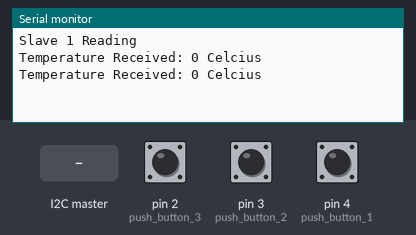
Simulated run of this sketch. Board: Arduino Uno, built with avr-gcc and run on an emulated ATmega328P. Shown: the last lines printed to the serial monitor. Inputs (shaded band) come from the test bench; at power-on: pin 2 (push_button_3) LOW, pin 3 (push_button_2) LOW, pin 4 (push_button_1) LOW. No radio packets arrive unless stated.

Above: at 1.2 s.
1.3 s: the I2C master sends the byte 1
At 2.8 s:
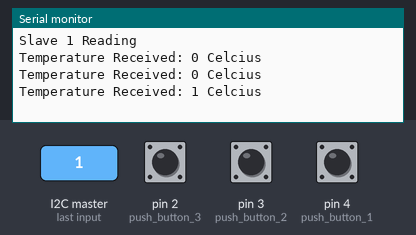
7.9 s: the I2C master sends the byte 2
At 8.6 s:
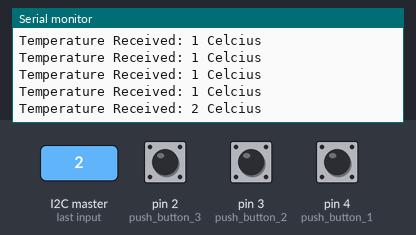
Timing chart, 0 to 10.9 s (numbered marks = the images above; inputs shaded):
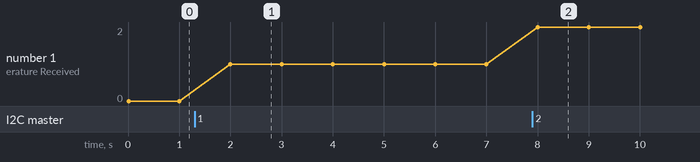

Measured:
- after the input at 1.3 s, the serial monitor: prints a new line after 0.70 s (image 1)
- after the input at 7.9 s, the serial monitor: prints a new line after 0.10 s (image 2)
- plotted number 1: 1 → 2 after the input at 7.9 s

The sketch:

slave_1.ino
```cpp
//Name:Khosnor,ID:011171065
// Slave 1

#include <Wire.h>
#include <VirtualWire.h>
int x=0;

#define BPS 8000 // transmission rate (bits per second)

// IDs of the receiver modules [1;255]
#define RECEIVER1_ID 1
#define RECEIVER2_ID 2
#define RECEIVER3_ID 3

#define MESSAGE_LENGTH 3 // packet size in bytes

#define MILLIS_IDLE_BETWEEN_TRANSMISSION 9 // recommended approx. MESSAGE_LENGTH * 8 / BPS * 1,000 * 3


uint8_t outputBuffer[MESSAGE_LENGTH]; // output buffer

void setup() {
  pinMode(4, INPUT); //push button 1
  pinMode(3, INPUT); // push button 2
  pinMode(2, INPUT); // push button 3


  // Start the I2C Bus as Slave on address 9
  Wire.begin(9);
  // Attach a function to trigger when something is received here.
  Wire.onReceive(receiveEvent);
  Serial.begin(9600);
  Serial.println("Slave 1 Reading");

  vw_set_tx_pin(12); // transmitter module data pin
  vw_setup(BPS); // transmission rate
}

void receiveEvent(int bytes) {
  x = Wire.read();    // read one character from I2C
}

void loop() {
 Serial.print("Temperature Received: ");
 Serial.print(x);
 Serial.println(" Celcius");
 Serial.println();

 int button1= digitalRead(4);
 int button2= digitalRead(3);
 int button3= digitalRead(2);
 if(button1 == HIGH)
 {

  sendValue(RECEIVER1_ID, x); // send data to receiver 1
 }
 if(button2 == HIGH)
 {
   sendValue(RECEIVER2_ID, x); // send data to receiver 2
 }
 if(button3 == HIGH)
 {
  sendValue(RECEIVER3_ID, x); // send data to receiver 2
 }
 delay(1000);
}


void sendValue(int receiverId, int value) {
  byte* valPtr = (byte*)&value;

  // fill output buffer with data
  outputBuffer[0] = (uint8_t)receiverId;
  outputBuffer[1] = (uint8_t) *(valPtr++);
  outputBuffer[2] = (uint8_t) *(valPtr++);

  // transmitt data
  vw_send(outputBuffer, MESSAGE_LENGTH);
  vw_wait_tx(); // wait till whole message is gone
  delay(MILLIS_IDLE_BETWEEN_TRANSMISSION); // wait some time  more
}
```
